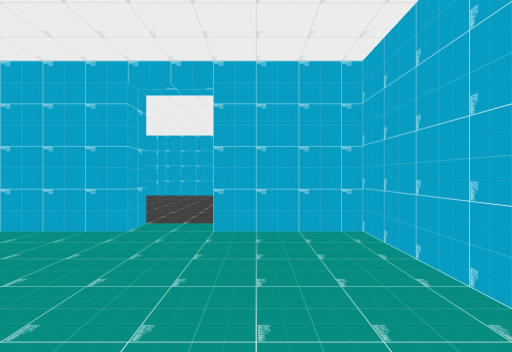
view 1 (above)

24 first-person views from a walk through a 3-D level made in the Unity game engine. The camera is 1.3 m above the floor, looks level and sees 90° across. The floor is counted in squares, 2 m on a side. Each view is taken from the middle of a square. On the plan, view 1 faces up. The plan holds only what a view shows up to about 9 squares ahead; the rest is blank. The place goes on beyond the plan.

view 2
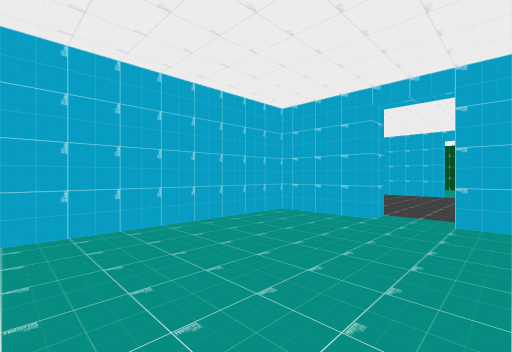

view 3
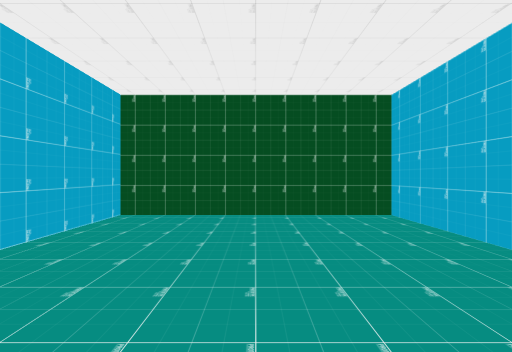

view 4
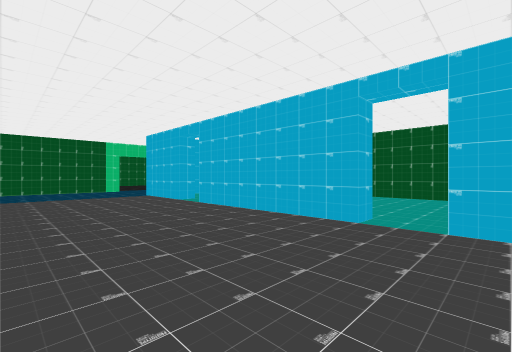

view 5
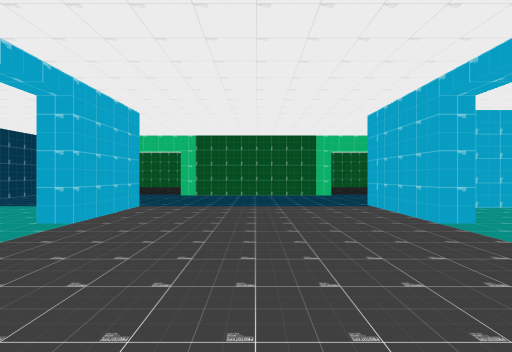

view 6
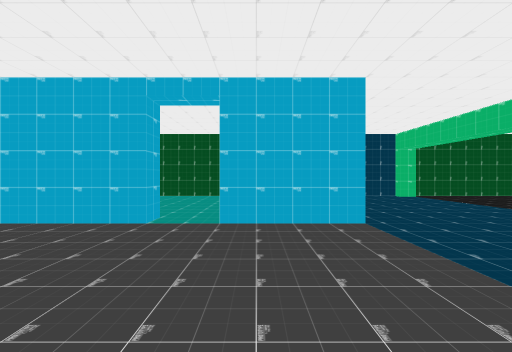

view 7
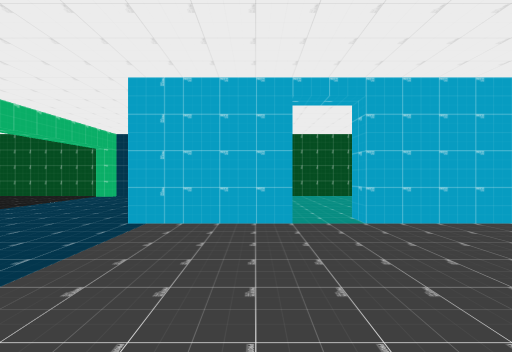

view 8
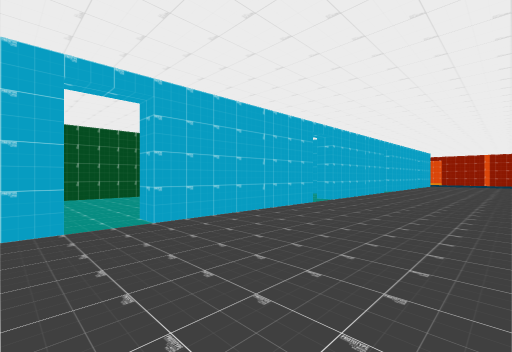

view 9
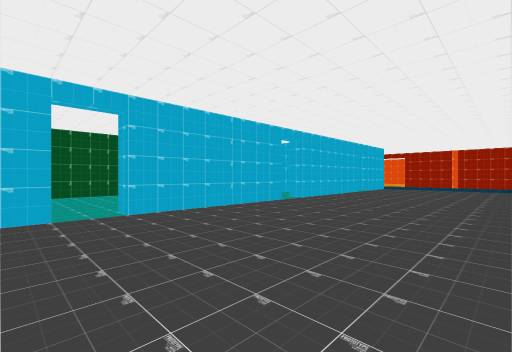

view 10
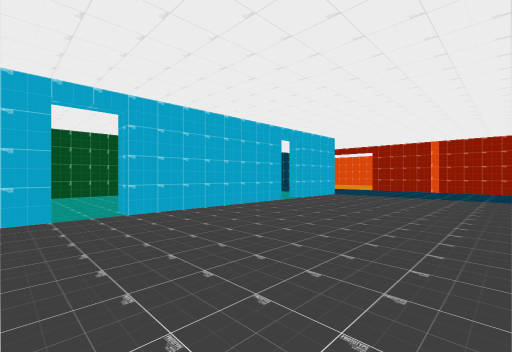

view 11
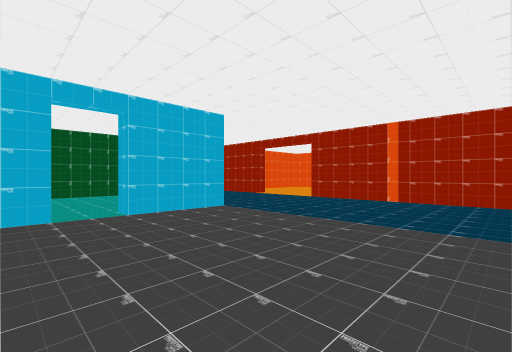

view 12
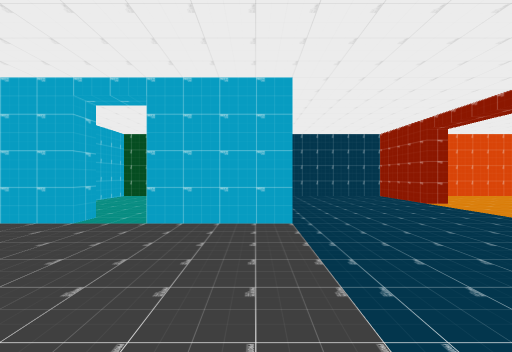

view 13
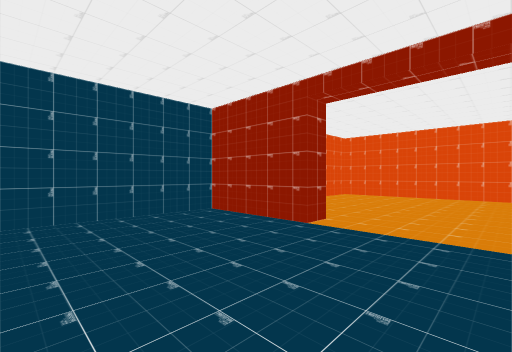

view 14
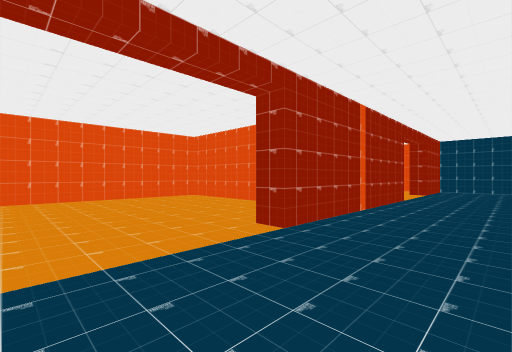

view 15
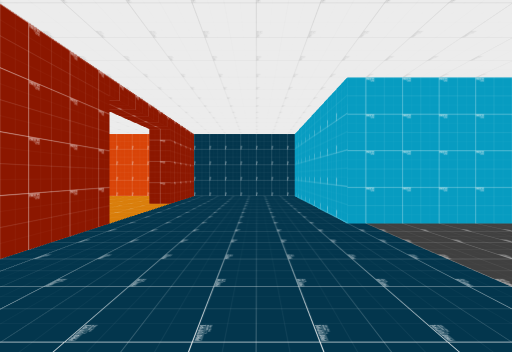

view 16
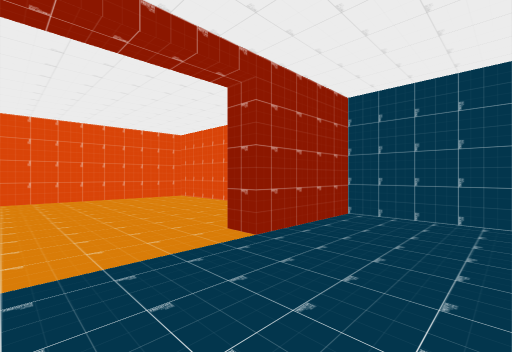

view 17
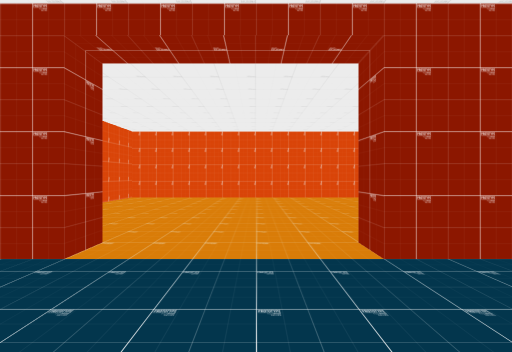

view 18
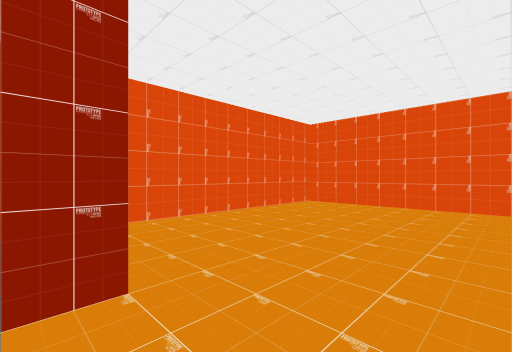

view 19
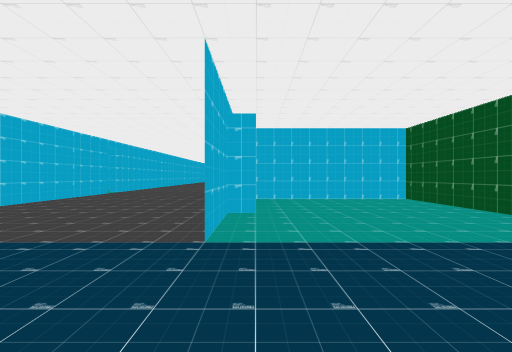

view 20
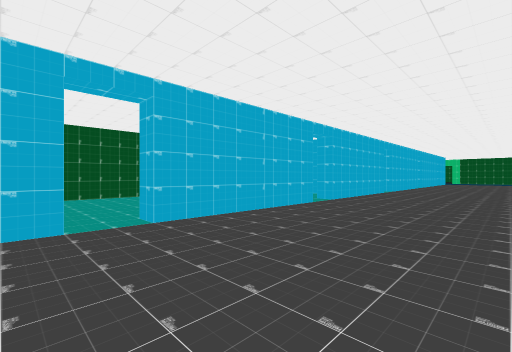

view 21
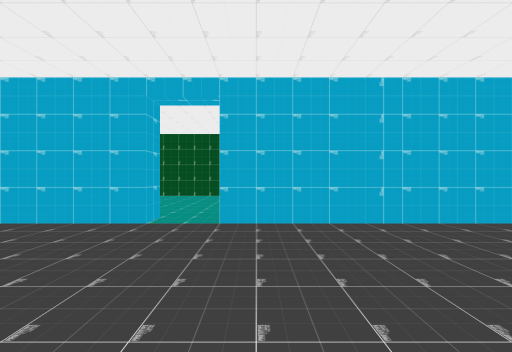

view 22
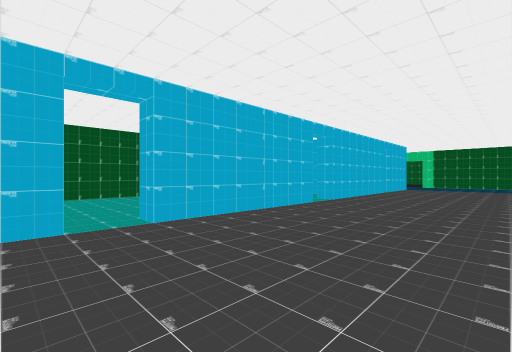

view 23
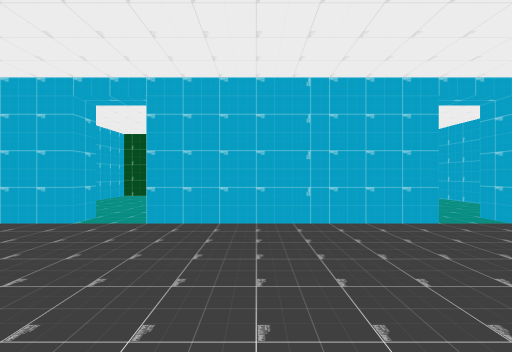

view 24
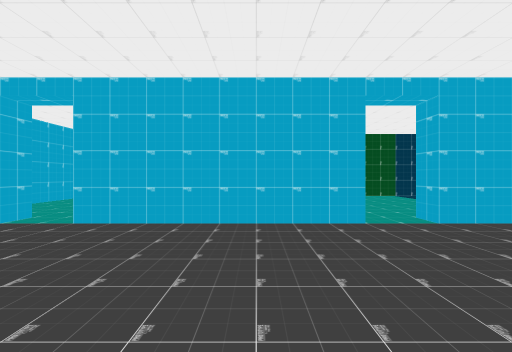

### Floor plan
Ten units are one square. View 1 is at (0, 0); x grows to the right and y downward. Boxes are objects, and circles mark ways between rooms. Rooms are numbered by the first view taken in them; rooms with no view inside come last. Other rooms are left out.
<svg viewBox="-283 -138 413 155">
<path fill="none" stroke="#000" d="M-15 -30 -33 -30 -33 12 12 12 12 -30 -5 -30M-56 -35 -15 -35 -15 -30M-65 -90 -65 -85 -105 -85 -105 -90M-106 -35 -65 -35 -65 -30M-115 -85 -155 -85 -155 -90M-15 -90 -15 -85 -55 -85 -55 -90M-5 -30 -5 -35 35 -35 35 -30M-155 -30 -155 -35 -115 -35 -115 -30M-165 -35 -165 -30M-165 -35 -185 -35 -165 -35M-165 -90 -165 -85 -187 -85 -187 -133 -219 -133M35 -90 35 -85 -5 -85 -5 -90M45 -30 45 -35 68 -35M39 -133 19 -133M65 -85 45 -85 45 -90M-220 -85 -220 -35 -225 -35M-225 -10 -220 -10 -220 12 -138 12 -138 -30M-220 -132 -220 -110M95 -34 95 -85M-248 -58 -278 -58 -278 10M95 10 100 10M95 -133 55 -133M100 -130 95 -130M101 12 125 12M125 -133 101 -133M-275 12 -241 12M-226 -85 -220 -85M-220 -110 -225 -110M-219 -133 -278 -133 -278 -63 -232 -63"/>
<circle cx="-10" cy="-30" r="3" fill="#2a7"/>
<circle cx="-220" cy="-95" r="3" fill="#2a7"/>
<text x="-20" y="-10">1</text>
<text x="-70" y="-60">2</text>
<text x="-250" y="-100">3</text>
</svg>
Room 1 opens to room 2. Room 2 opens to room 3.

Where each view was taken, in squares from view 1:
view 1: 0 up, 0 right, facing up
view 2: 1 down, 0 right, facing up-left
view 3: 3 up, 1 left, facing down
view 4: 7 up, 2 left, facing down-right
view 5: 6 up, 1 right, facing right
view 6: 5 up, 5 right, facing up
view 7: 7 up, 5 right, facing down
view 8: 7 up, 0 right, facing down-left
view 9: 8 up, 5 left, facing down-left
view 10: 8 up, 10 left, facing down-left
view 11: 8 up, 15 left, facing down-left
view 12: 7 up, 18 left, facing down
view 13: 3 up, 19 left, facing down-left
view 14: 1 up, 20 left, facing up-left
view 15: 5 up, 20 left, facing up
view 16: 9 up, 20 left, facing up-left
view 17: 10 up, 20 left, facing left
view 18: 10 up, 22 left, facing down-left
view 19: 3 up, 21 left, facing right
view 20: 5 up, 17 left, facing up-right
view 21: 5 up, 15 left, facing up
view 22: 5 up, 7 left, facing up-right
view 23: 5 up, 4 left, facing up
view 24: 5 up, 2 right, facing up
